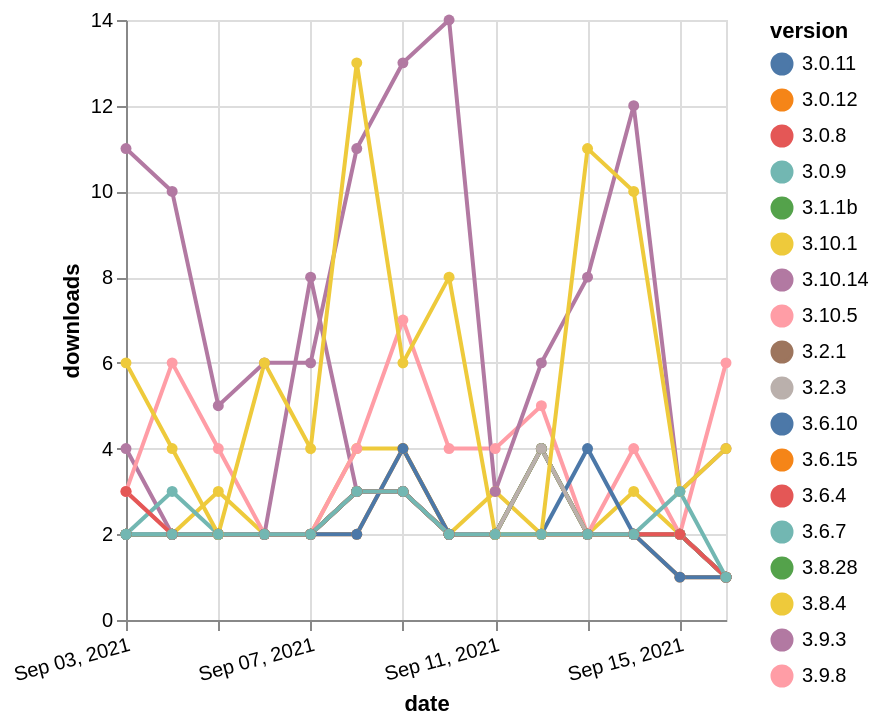

Express this chart as Vega-Lite.
### Vega-Lite specification from a JSON file in a GitHub repository (floating-point values rounded to 4 significant figures; data arrays with more than 128 entries replaced by an {"elided": "..."} marker saying what was removed)
{"$schema": "https://vega.github.io/schema/vega-lite/v5.json", "description": "A simple bar chart with embedded data.", "data": {"values": {"elided": "252 records"}}, "width": "container", "mark": {"type": "line", "point": {"filled": true}}, "encoding": {"x": {"field": "date", "type": "temporal", "timeUnit": "yearmonthdate", "title": "date", "axis": {"labelAngle": -15}}, "y": {"field": "delta", "type": "quantitative", "title": "downloads"}, "color": {"field": "version", "type": "nominal"}, "tooltip": {"field": "delta"}}}
